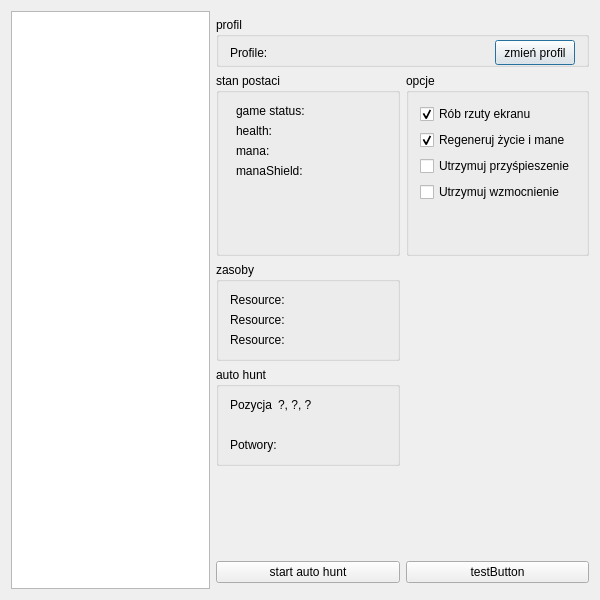
<?xml version="1.0" encoding="UTF-8"?>
<ui version="4.0">
 <class>MainMenu</class>
 <widget class="QDialog" name="MainMenu">
  <property name="enabled">
   <bool>true</bool>
  </property>
  <property name="geometry">
   <rect>
    <x>0</x>
    <y>0</y>
    <width>600</width>
    <height>600</height>
   </rect>
  </property>
  <property name="sizePolicy">
   <sizepolicy hsizetype="Expanding" vsizetype="Expanding">
    <horstretch>0</horstretch>
    <verstretch>0</verstretch>
   </sizepolicy>
  </property>
  <property name="minimumSize">
   <size>
    <width>600</width>
    <height>600</height>
   </size>
  </property>
  <property name="maximumSize">
   <size>
    <width>600</width>
    <height>600</height>
   </size>
  </property>
  <property name="windowTitle">
   <string>MainMenu</string>
  </property>
  <layout class="QGridLayout" name="gridLayout_3">
   <item row="2" column="1">
    <widget class="QGroupBox" name="currentValuesGroup">
     <property name="sizePolicy">
      <sizepolicy hsizetype="Preferred" vsizetype="Minimum">
       <horstretch>0</horstretch>
       <verstretch>0</verstretch>
      </sizepolicy>
     </property>
     <property name="title">
      <string>stan postaci</string>
     </property>
     <layout class="QFormLayout" name="formLayout">
      <item row="0" column="1">
       <widget class="QLabel" name="gameActiveLabel">
        <property name="sizePolicy">
         <sizepolicy hsizetype="Minimum" vsizetype="Preferred">
          <horstretch>0</horstretch>
          <verstretch>0</verstretch>
         </sizepolicy>
        </property>
        <property name="minimumSize">
         <size>
          <width>150</width>
          <height>0</height>
         </size>
        </property>
        <property name="text">
         <string>game status: </string>
        </property>
       </widget>
      </item>
      <item row="1" column="1">
       <widget class="QLabel" name="healthInfoLabel">
        <property name="sizePolicy">
         <sizepolicy hsizetype="Minimum" vsizetype="Preferred">
          <horstretch>0</horstretch>
          <verstretch>0</verstretch>
         </sizepolicy>
        </property>
        <property name="minimumSize">
         <size>
          <width>150</width>
          <height>0</height>
         </size>
        </property>
        <property name="text">
         <string>health: </string>
        </property>
       </widget>
      </item>
      <item row="2" column="1">
       <widget class="QLabel" name="manaInfoLabel">
        <property name="sizePolicy">
         <sizepolicy hsizetype="Minimum" vsizetype="Preferred">
          <horstretch>0</horstretch>
          <verstretch>0</verstretch>
         </sizepolicy>
        </property>
        <property name="minimumSize">
         <size>
          <width>150</width>
          <height>0</height>
         </size>
        </property>
        <property name="text">
         <string>mana: </string>
        </property>
       </widget>
      </item>
      <item row="3" column="1">
       <widget class="QLabel" name="manaShieldLabel">
        <property name="sizePolicy">
         <sizepolicy hsizetype="Minimum" vsizetype="Preferred">
          <horstretch>0</horstretch>
          <verstretch>0</verstretch>
         </sizepolicy>
        </property>
        <property name="minimumSize">
         <size>
          <width>150</width>
          <height>0</height>
         </size>
        </property>
        <property name="text">
         <string>manaShield: </string>
        </property>
       </widget>
      </item>
      <item row="4" column="1">
       <spacer name="verticalSpacer_4">
        <property name="orientation">
         <enum>Qt::Vertical</enum>
        </property>
        <property name="sizeHint" stdset="0">
         <size>
          <width>20</width>
          <height>40</height>
         </size>
        </property>
       </spacer>
      </item>
     </layout>
    </widget>
   </item>
   <item row="1" column="1" colspan="2">
    <widget class="QGroupBox" name="profileGroup">
     <property name="sizePolicy">
      <sizepolicy hsizetype="Minimum" vsizetype="MinimumExpanding">
       <horstretch>0</horstretch>
       <verstretch>0</verstretch>
      </sizepolicy>
     </property>
     <property name="minimumSize">
      <size>
       <width>0</width>
       <height>30</height>
      </size>
     </property>
     <property name="maximumSize">
      <size>
       <width>16777215</width>
       <height>50</height>
      </size>
     </property>
     <property name="title">
      <string>profil</string>
     </property>
     <layout class="QHBoxLayout" name="horizontalLayout_2">
      <property name="spacing">
       <number>2</number>
      </property>
      <property name="topMargin">
       <number>3</number>
      </property>
      <property name="bottomMargin">
       <number>3</number>
      </property>
      <item>
       <widget class="QLabel" name="profileNameLabel">
        <property name="sizePolicy">
         <sizepolicy hsizetype="Expanding" vsizetype="Fixed">
          <horstretch>0</horstretch>
          <verstretch>0</verstretch>
         </sizepolicy>
        </property>
        <property name="minimumSize">
         <size>
          <width>0</width>
          <height>25</height>
         </size>
        </property>
        <property name="maximumSize">
         <size>
          <width>16777215</width>
          <height>25</height>
         </size>
        </property>
        <property name="text">
         <string>Profile:</string>
        </property>
        <property name="alignment">
         <set>Qt::AlignLeading|Qt::AlignLeft|Qt::AlignVCenter</set>
        </property>
       </widget>
      </item>
      <item>
       <widget class="QPushButton" name="changeProfileButton">
        <property name="sizePolicy">
         <sizepolicy hsizetype="Maximum" vsizetype="Fixed">
          <horstretch>0</horstretch>
          <verstretch>0</verstretch>
         </sizepolicy>
        </property>
        <property name="minimumSize">
         <size>
          <width>25</width>
          <height>25</height>
         </size>
        </property>
        <property name="text">
         <string>zmień profil</string>
        </property>
       </widget>
      </item>
     </layout>
    </widget>
   </item>
   <item row="6" column="1" colspan="2">
    <spacer name="verticalSpacer_2">
     <property name="orientation">
      <enum>Qt::Vertical</enum>
     </property>
     <property name="sizeHint" stdset="0">
      <size>
       <width>20</width>
       <height>40</height>
      </size>
     </property>
    </spacer>
   </item>
   <item row="2" column="2">
    <widget class="QGroupBox" name="settingButtonGroup">
     <property name="sizePolicy">
      <sizepolicy hsizetype="Preferred" vsizetype="Minimum">
       <horstretch>0</horstretch>
       <verstretch>0</verstretch>
      </sizepolicy>
     </property>
     <property name="title">
      <string>opcje</string>
     </property>
     <layout class="QVBoxLayout" name="verticalLayout_3">
      <item>
       <widget class="QCheckBox" name="takeScreenshotCheckBox">
        <property name="text">
         <string>Rób rzuty ekranu</string>
        </property>
        <property name="checked">
         <bool>true</bool>
        </property>
       </widget>
      </item>
      <item>
       <widget class="QCheckBox" name="restoreHealthMana">
        <property name="text">
         <string>Regeneruj życie i mane</string>
        </property>
        <property name="checked">
         <bool>true</bool>
        </property>
       </widget>
      </item>
      <item>
       <widget class="QCheckBox" name="keepHastedCheckBox">
        <property name="text">
         <string>Utrzymuj przyśpieszenie</string>
        </property>
       </widget>
      </item>
      <item>
       <widget class="QCheckBox" name="keepUpgradedCheckBox">
        <property name="text">
         <string>Utrzymuj wzmocnienie</string>
        </property>
       </widget>
      </item>
      <item>
       <spacer name="verticalSpacer_3">
        <property name="orientation">
         <enum>Qt::Vertical</enum>
        </property>
        <property name="sizeHint" stdset="0">
         <size>
          <width>20</width>
          <height>40</height>
         </size>
        </property>
       </spacer>
      </item>
     </layout>
    </widget>
   </item>
   <item row="3" column="1">
    <widget class="QGroupBox" name="resourceGroup">
     <property name="title">
      <string>zasoby</string>
     </property>
     <layout class="QVBoxLayout" name="verticalLayout_2">
      <item>
       <widget class="QLabel" name="resourceLabel_1">
        <property name="text">
         <string>Resource: </string>
        </property>
       </widget>
      </item>
      <item>
       <widget class="QLabel" name="resourceLabel_2">
        <property name="text">
         <string>Resource: </string>
        </property>
       </widget>
      </item>
      <item>
       <widget class="QLabel" name="resourceLabel_3">
        <property name="text">
         <string>Resource: </string>
        </property>
       </widget>
      </item>
     </layout>
    </widget>
   </item>
   <item row="0" column="0" rowspan="9">
    <widget class="QTextBrowser" name="textBrowser">
     <property name="html">
      <string>&lt;!DOCTYPE HTML PUBLIC &quot;-//W3C//DTD HTML 4.0//EN&quot; &quot;http://www.w3.org/TR/REC-html40/strict.dtd&quot;&gt;
&lt;html&gt;&lt;head&gt;&lt;meta name=&quot;qrichtext&quot; content=&quot;1&quot; /&gt;&lt;style type=&quot;text/css&quot;&gt;
p, li { white-space: pre-wrap; }
&lt;/style&gt;&lt;/head&gt;&lt;body style=&quot; font-family:'MS Shell Dlg 2'; font-size:8.25pt; font-weight:400; font-style:normal;&quot;&gt;
&lt;p style=&quot;-qt-paragraph-type:empty; margin-top:0px; margin-bottom:0px; margin-left:0px; margin-right:0px; -qt-block-indent:0; text-indent:0px;&quot;&gt;&lt;br /&gt;&lt;/p&gt;&lt;/body&gt;&lt;/html&gt;</string>
     </property>
    </widget>
   </item>
   <item row="5" column="1" colspan="2">
    <spacer name="verticalSpacer">
     <property name="orientation">
      <enum>Qt::Vertical</enum>
     </property>
     <property name="sizeHint" stdset="0">
      <size>
       <width>20</width>
       <height>40</height>
      </size>
     </property>
    </spacer>
   </item>
   <item row="4" column="1">
    <widget class="QGroupBox" name="playerPosGroup">
     <property name="title">
      <string>auto hunt</string>
     </property>
     <layout class="QVBoxLayout" name="verticalLayout">
      <item>
       <layout class="QHBoxLayout" name="horizontalLayout">
        <item>
         <widget class="QLabel" name="constPositionLabel">
          <property name="sizePolicy">
           <sizepolicy hsizetype="Minimum" vsizetype="Preferred">
            <horstretch>0</horstretch>
            <verstretch>0</verstretch>
           </sizepolicy>
          </property>
          <property name="text">
           <string>Pozycja</string>
          </property>
         </widget>
        </item>
        <item>
         <widget class="QLabel" name="positonLabel">
          <property name="sizePolicy">
           <sizepolicy hsizetype="Expanding" vsizetype="Preferred">
            <horstretch>0</horstretch>
            <verstretch>0</verstretch>
           </sizepolicy>
          </property>
          <property name="text">
           <string>?, ?, ?</string>
          </property>
         </widget>
        </item>
       </layout>
      </item>
      <item>
       <layout class="QHBoxLayout" name="horizontalLayout_3">
        <item>
         <widget class="QLabel" name="headinglabel">
          <property name="sizePolicy">
           <sizepolicy hsizetype="Expanding" vsizetype="Preferred">
            <horstretch>0</horstretch>
            <verstretch>0</verstretch>
           </sizepolicy>
          </property>
          <property name="text">
           <string/>
          </property>
         </widget>
        </item>
       </layout>
      </item>
      <item>
       <layout class="QHBoxLayout" name="horizontalLayout_4">
        <item>
         <widget class="QLabel" name="constEnemiesBattleLabel">
          <property name="sizePolicy">
           <sizepolicy hsizetype="Minimum" vsizetype="Preferred">
            <horstretch>0</horstretch>
            <verstretch>0</verstretch>
           </sizepolicy>
          </property>
          <property name="text">
           <string>Potwory: </string>
          </property>
         </widget>
        </item>
        <item>
         <widget class="QLabel" name="enemiesBattleLabel">
          <property name="sizePolicy">
           <sizepolicy hsizetype="Expanding" vsizetype="Preferred">
            <horstretch>0</horstretch>
            <verstretch>0</verstretch>
           </sizepolicy>
          </property>
          <property name="text">
           <string/>
          </property>
         </widget>
        </item>
       </layout>
      </item>
     </layout>
    </widget>
   </item>
   <item row="7" column="1">
    <widget class="QPushButton" name="autoHuntingButton">
     <property name="text">
      <string>start auto hunt</string>
     </property>
    </widget>
   </item>
   <item row="7" column="2">
    <widget class="QPushButton" name="testButton">
     <property name="text">
      <string>testButton</string>
     </property>
    </widget>
   </item>
  </layout>
 </widget>
 <layoutdefault spacing="6" margin="11"/>
 <resources/>
 <connections>
  <connection>
   <sender>changeProfileButton</sender>
   <signal>clicked()</signal>
   <receiver>MainMenu</receiver>
   <slot>changeProfileButtonAction()</slot>
   <hints>
    <hint type="sourcelabel">
     <x>580</x>
     <y>46</y>
    </hint>
    <hint type="destinationlabel">
     <x>354</x>
     <y>290</y>
    </hint>
   </hints>
  </connection>
  <connection>
   <sender>restoreHealthMana</sender>
   <signal>stateChanged(int)</signal>
   <receiver>MainMenu</receiver>
   <slot>checkBoxChanged()</slot>
   <hints>
    <hint type="sourcelabel">
     <x>580</x>
     <y>133</y>
    </hint>
    <hint type="destinationlabel">
     <x>353</x>
     <y>288</y>
    </hint>
   </hints>
  </connection>
  <connection>
   <sender>takeScreenshotCheckBox</sender>
   <signal>stateChanged(int)</signal>
   <receiver>MainMenu</receiver>
   <slot>checkBoxChanged()</slot>
   <hints>
    <hint type="sourcelabel">
     <x>515</x>
     <y>102</y>
    </hint>
    <hint type="destinationlabel">
     <x>299</x>
     <y>299</y>
    </hint>
   </hints>
  </connection>
  <connection>
   <sender>autoHuntingButton</sender>
   <signal>clicked()</signal>
   <receiver>MainMenu</receiver>
   <slot>autoHuntButtonClicked()</slot>
   <hints>
    <hint type="sourcelabel">
     <x>339</x>
     <y>579</y>
    </hint>
    <hint type="destinationlabel">
     <x>299</x>
     <y>299</y>
    </hint>
   </hints>
  </connection>
  <connection>
   <sender>testButton</sender>
   <signal>clicked()</signal>
   <receiver>MainMenu</receiver>
   <slot>testButtonClicked()</slot>
   <hints>
    <hint type="sourcelabel">
     <x>515</x>
     <y>579</y>
    </hint>
    <hint type="destinationlabel">
     <x>299</x>
     <y>299</y>
    </hint>
   </hints>
  </connection>
  <connection>
   <sender>keepHastedCheckBox</sender>
   <signal>stateChanged(int)</signal>
   <receiver>MainMenu</receiver>
   <slot>checkBoxChanged()</slot>
   <hints>
    <hint type="sourcelabel">
     <x>513</x>
     <y>148</y>
    </hint>
    <hint type="destinationlabel">
     <x>299</x>
     <y>299</y>
    </hint>
   </hints>
  </connection>
  <connection>
   <sender>keepUpgradedCheckBox</sender>
   <signal>stateChanged(int)</signal>
   <receiver>MainMenu</receiver>
   <slot>checkBoxChanged()</slot>
   <hints>
    <hint type="sourcelabel">
     <x>513</x>
     <y>171</y>
    </hint>
    <hint type="destinationlabel">
     <x>299</x>
     <y>299</y>
    </hint>
   </hints>
  </connection>
 </connections>
 <slots>
  <slot>changeProfileButtonAction()</slot>
  <slot>analyzeMiniMapCheckBoxChanged()</slot>
  <slot>testButtonClicked()</slot>
  <slot>autoHuntButtonClicked()</slot>
  <slot>checkBoxChanged()</slot>
 </slots>
</ui>
